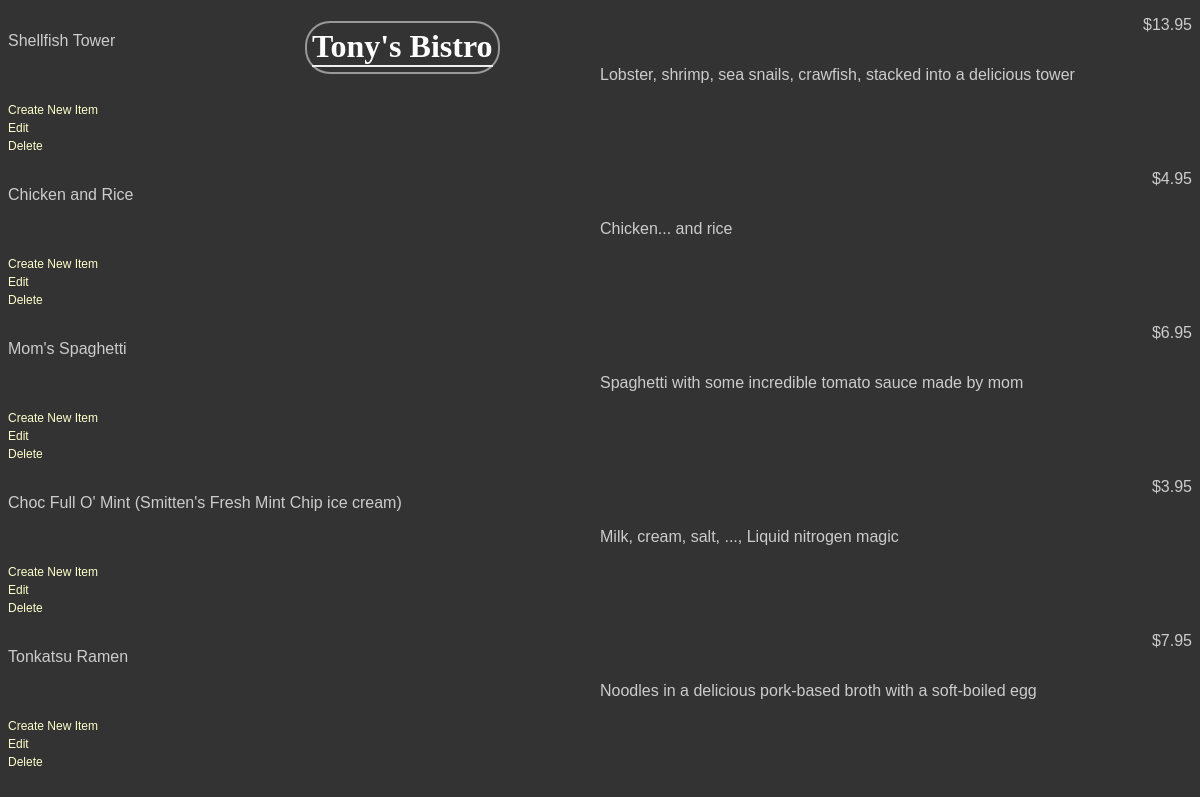
Page /restaurants/14/menu/ on the earlier database version.
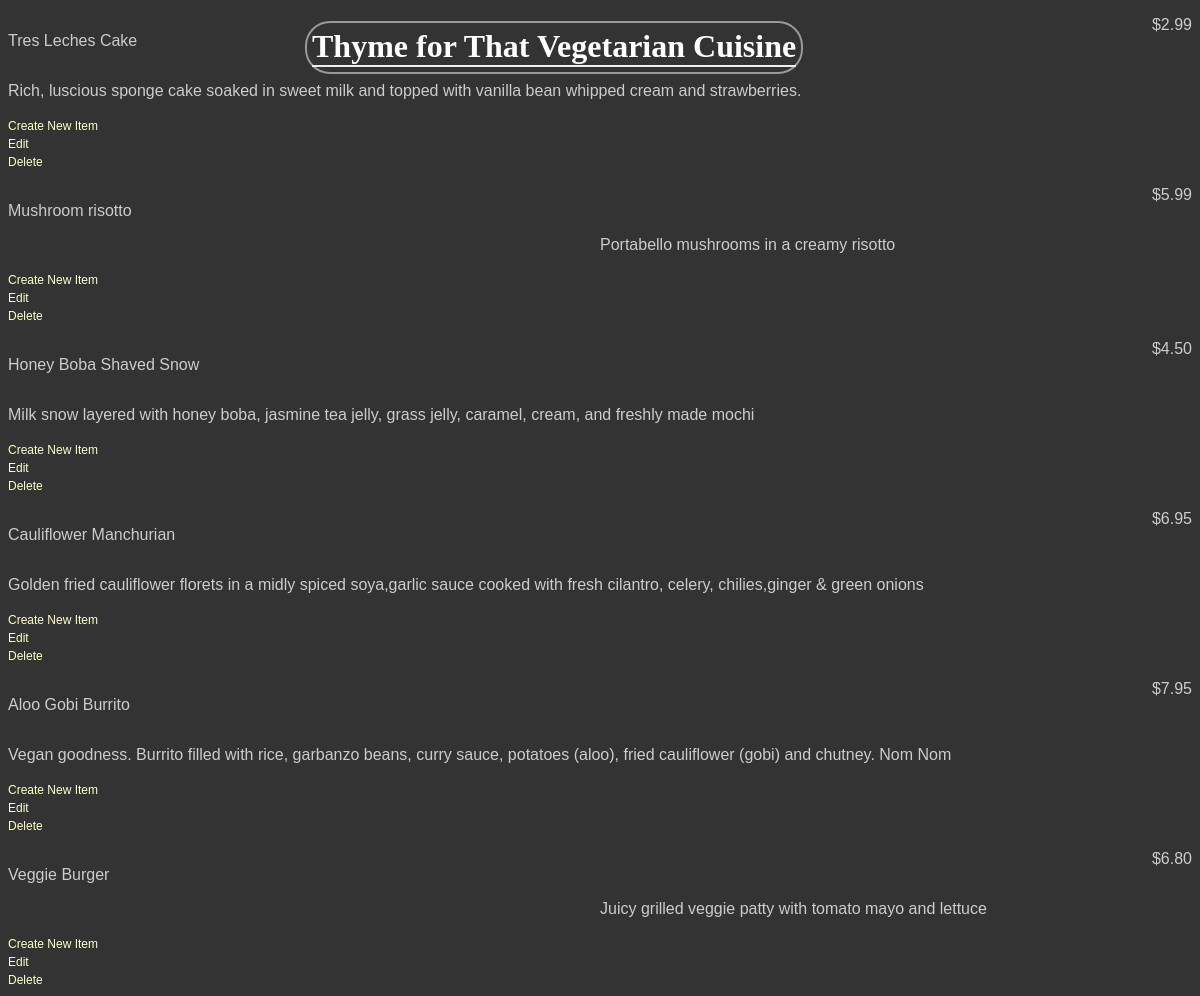
Same page on the later database version.
### Database_setup.py (models this page shows, shortened)
class Restaurant(Base):
    __tablename__ = 'restaurant'
    name = Column(String(80), nullable = False)
    id = Column(Integer, primary_key = True)

class MenuItem(Base):
    __tablename__ = 'menu_item'
    name = Column(String(80), nullable = False)
    id = Column(Integer, primary_key = True)
    course = Column(String(300))
    description = Column(String(300))
    price = Column(String(8))
    restaurant_id = Column(Integer, ForeignKey('restaurant.id'))
    restaurant = relationship(Restaurant)

### finalProject.py (the view)
@app.route('/restaurants/<int:restaurant_id>/')
@app.route('/restaurants/<int:restaurant_id>/menu/')
def showMenu(restaurant_id):
    restaurant = session.query(Restaurant).filter_by \
        (id=restaurant_id).one()
    items = session.query(MenuItem).filter_by \
        (restaurant_id=restaurant_id)
    return render_template('showMenu.html', restaurant=restaurant, items=items, restaurant_id=restaurant_id)

### templates/showMenu.html (shortened to what this page needs)
<!DOCTYPE html>
<html>
<head>
	<link rel=stylesheet type=text/css href="{{ url_for('static', filename='styles.css') }}">
	</head>
	<body>
	<div class = 'pane'>
		<div class = 'header'>
		<h1>{{ restaurant.name }}</h1>
	    </div>
	</div>
		{% for i in items %}
    <div class = 'nameAndPrice'>
		<span class = 'name'><p>{{i.name}}</p></span>
		<span class = 'price'><p>{{i.price}} </p></span>
	</div>
	<div class = 'description'>
		<p>{{i.description}}</p>
	</div>
	<div class = "editdeletepane">
	    <a href = '{{url_for('newMenuItem', restaurant_id = restaurant.id)}}'>Create New Item</a>
        <br>
	    <a href='{{url_for('editMenuItem',restaurant_id = restaurant.id, menu_id=i.id)}}'>Edit</a>
        <br>
	    <a href='{{url_for('deleteMenuItem', restaurant_id = restaurant.id, menu_id=i.id)}}' >Delete</a>
        <br>
	</div>
		{% endfor %}
	</body>
</html>

Differences in the rows shown:
no longer on this page (row edited): MenuItem: name "Shellfish Tower", price "$13.95", description "Lobster, shrimp, sea snails, crawfish, stacked into a delicious tower"
no longer on this page (row edited): MenuItem: name "Chicken and Rice", price "$4.95", description "Chicken... and rice"
no longer on this page (row edited): MenuItem: name "Mom's Spaghetti", price "$6.95", description "Spaghetti with some incredible tomato sauce made by mom"
no longer on this page (row edited): MenuItem: name "Choc Full O' Mint (Smitten's Fresh Mint Chip ice cream)", price "$3.95", description "Milk, cream, salt, ..., Liquid nitrogen magic"
no longer on this page (row edited): MenuItem: name "Tonkatsu Ramen", price "$7.95", description "Noodles in a delicious pork-based broth with a soft-boiled egg"
changed Restaurant: name "Tony's Bistro" → "Thyme for That Vegetarian Cuisine"
now on this page (row edited): MenuItem: name "Tres Leches Cake", price "$2.99", description "Rich, luscious sponge cake soaked in sweet milk and topped with vanilla bean whipped cream and strawberries."
now on this page (row edited): MenuItem: name "Mushroom risotto", price "$5.99", description "Portabello mushrooms in a creamy risotto"
now on this page (row edited): MenuItem: name "Honey Boba Shaved Snow", price "$4.50", description "Milk snow layered with honey boba, jasmine tea jelly, grass jelly, caramel, cream, and freshly made mochi"
now on this page (row edited): MenuItem: name "Cauliflower Manchurian", price "$6.95", description "Golden fried cauliflower florets in a midly spiced soya,garlic sauce cooked with fresh cilantro, celery, chilies,ginger & green onions"
now on this page (row edited): MenuItem: name "Aloo Gobi Burrito", price "$7.95", description "Vegan goodness. Burrito filled with rice, garbanzo beans, curry sauce, potatoes (aloo), fried cauliflower (gobi) and chutney. Nom Nom"
now on this page (row edited): MenuItem: name "Veggie Burger", price "$6.80", description "Juicy grilled veggie patty with tomato mayo and lettuce"
